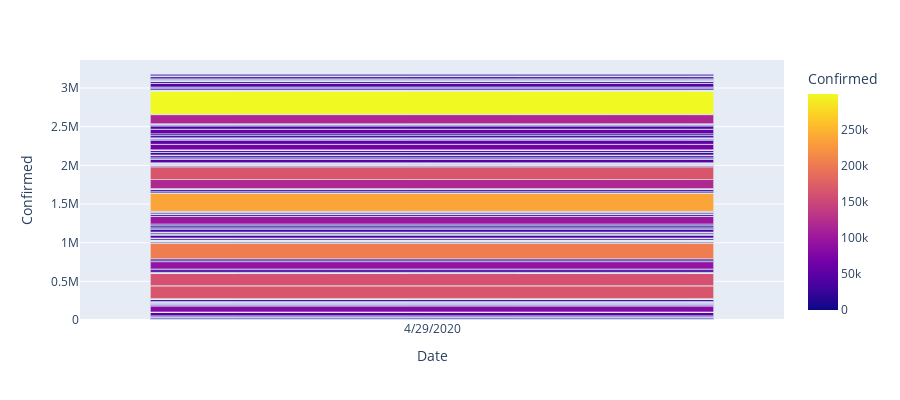

Write notebook code for a chart like this one.
### Markdown cell above
Advanced Data Visualization- Bar graphs for All top infected Countries

### Code cell
px.bar(Covid19, x="Date", y="Confirmed", color="Confirmed", 
       hover_data=["Confirmed", "Date", "Region"], height=400)

### Figure 1 — Plotly figure (JSON) as saved in the notebook; plotly's stock layout.template omitted (floating-point values rounded to 4 significant figures; data arrays with more than 128 entries replaced by an {"elided": "..."} marker saying what was removed)
{"data": [{"alignmentgroup": "True", "customdata": {"elided": "321x1 str values"}, "hovertemplate": "Date=%{x}<br>Confirmed=%{marker.color}<br>Region=%{customdata[0]}<extra></extra>", "legendgroup": "", "marker": {"color": {"elided": "321 int values"}, "coloraxis": "coloraxis", "pattern": {"shape": ""}}, "name": "", "offsetgroup": "", "orientation": "v", "showlegend": false, "textposition": "auto", "type": "bar", "x": {"elided": "321 str values"}, "xaxis": "x", "y": {"elided": "321 int values"}, "yaxis": "y"}], "layout": {"barmode": "relative", "coloraxis": {"colorbar": {"title": {"text": "Confirmed"}}, "colorscale": [[0, "#0d0887"], [0.1111, "#46039f"], [0.2222, "#7201a8"], [0.3333, "#9c179e"], [0.4444, "#bd3786"], [0.5556, "#d8576b"], [0.6667, "#ed7953"], [0.7778, "#fb9f3a"], [0.8889, "#fdca26"], [1, "#f0f921"]]}, "height": 400, "legend": {"tracegroupgap": 0}, "margin": {"t": 60}, "xaxis": {"anchor": "y", "domain": [0, 1], "title": {"text": "Date"}}, "yaxis": {"anchor": "x", "domain": [0, 1], "title": {"text": "Confirmed"}}}}
